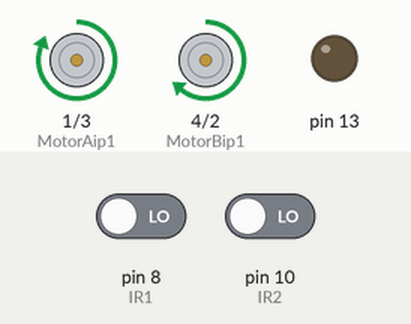
This sketch was run on a simulated Arduino Uno, built with avr-gcc and run on an emulated ATmega328P. On the bench: motor-driver pin pairs drawn as motors (green arrow = first pin HIGH = forward, orange = second pin HIGH = backward, longer = more drive, scaled by the enable pin), output pins drawn as LEDs (lit = HIGH). The inputs (shaded band) are chosen by the test bench; at power-on: pin 8 (IR1) LOW, pin 10 (IR2) LOW.

Above: at 1.2 s.
1.3 s: pin 8 (IR1) driven HIGH
At 2.5 s:
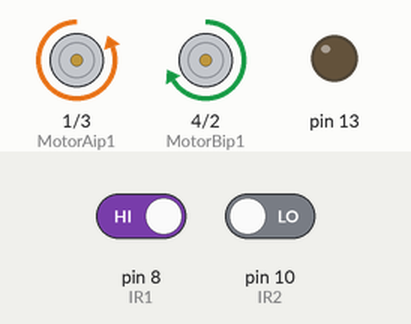
2.8 s: pin 10 (IR2) driven HIGH
At 3.6 s:
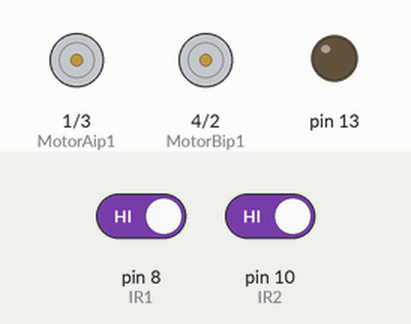
4.3 s: pin 8 (IR1) driven LOW
At 4.7 s:
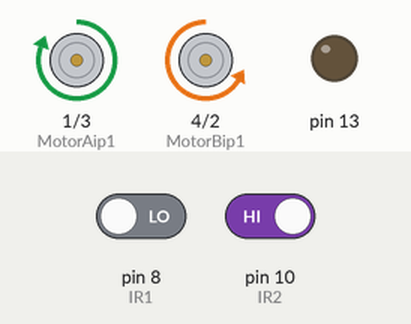
5.8 s: pin 10 (IR2) driven LOW
At 7.1 s:
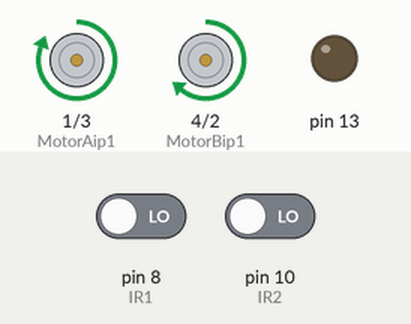
Timing chart, 0 to 8.3 s (numbered marks = the images above; inputs shaded):
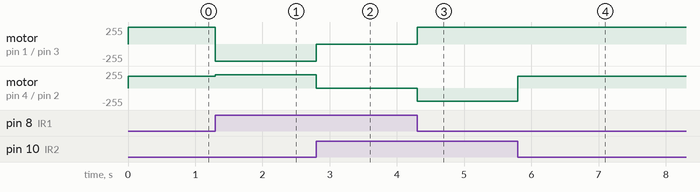

The sketch:

line_follower_ino.ino
```cpp
// Black Line Follower
int IR1=8;      //Right sensor
int IR2=10;    //left Sensor
// motor one
int enA = 7;    //Right motor
int MotorAip1=1;
int MotorAip2=3;
// motor two
int enB = 6;    //Left motor
int MotorBip1=4;
int MotorBip2=2;
void setup()
{
  // put your setup code here, to run once:
  pinMode(enA, OUTPUT);
  pinMode(enB, OUTPUT);
  pinMode(IR1,INPUT);
  pinMode(IR2,INPUT);
  pinMode(MotorAip1,OUTPUT);
  pinMode(MotorAip2,OUTPUT);
  pinMode(MotorBip1,OUTPUT);
  pinMode(MotorBip2,OUTPUT);
  pinMode(13,OUTPUT);
}
void loop()
{
   if(digitalRead(IR1)==HIGH && digitalRead(IR2)==HIGH) //IR will not glow on black line
  {
    //Stop both Motors
    digitalWrite(MotorAip1,LOW);
    digitalWrite(MotorAip2,LOW);
    digitalWrite(MotorBip1,LOW);
    digitalWrite(MotorBip2,LOW);
   analogWrite (enA, 0);
   analogWrite (enB, 0);
  }

  else if(digitalRead(IR1)==LOW && digitalRead(IR2)==LOW)  //IR not on black line
  {
    //Move both the Motors
    digitalWrite(MotorAip1,HIGH);
    digitalWrite(MotorAip2,LOW);
    digitalWrite(MotorBip1,HIGH);
    digitalWrite(MotorBip2,LOW);
    analogWrite (enA, 150);
   analogWrite (enB, 180);
   digitalWrite(12,HIGH);
  }

  else if(digitalRead(IR1)==LOW && digitalRead(IR2)==HIGH)
  {
    //Tilt robot towards left by stopping the left wheel and moving the right one
    digitalWrite(MotorAip1,HIGH);
    digitalWrite(MotorAip2,LOW);
    digitalWrite(MotorBip1,LOW);
    digitalWrite(MotorBip2,HIGH);
    analogWrite (enA, 200);
   analogWrite (enB, 150);
   delay(100);
  }

  else if(digitalRead(IR1)==HIGH && digitalRead(IR2)==LOW)
  {
    //Tilt robot towards right by stopping the right wheel and moving the left one
     digitalWrite(MotorAip1,LOW);     // If I want to turn right then the speed of the right wheel should be less than that of the left wheel, here, let a be the right wheel
    digitalWrite(MotorAip2,HIGH);
    digitalWrite(MotorBip1,HIGH);
    digitalWrite(MotorBip2,LOW);
    analogWrite (enA, 150);
   analogWrite (enB, 200);
   delay(100);
  }

  else
  {
    //Stop both the motors
    digitalWrite(MotorAip1,LOW);
    digitalWrite(MotorAip2,LOW);
    digitalWrite(MotorBip1,LOW);
    digitalWrite(MotorBip2,LOW);
    analogWrite (enA, 0);
   analogWrite (enB, 0);
  }
}
```

Measured:
- after the input at 1.3 s, motor on pin 1 (MotorAip1) / pin 3 (MotorAip2): forward 255/255 → backward 255/255 at once; motor on pin 4 (MotorBip1) / pin 2 (MotorBip2): forward 180/255 → forward 200/255 at once
- after the input at 2.8 s, motor on pin 1 (MotorAip1) / pin 3 (MotorAip2): backward 255/255 → stopped at once; motor on pin 4 (MotorBip1) / pin 2 (MotorBip2): forward 200/255 → stopped at once
- after the input at 4.3 s, motor on pin 1 (MotorAip1) / pin 3 (MotorAip2): stopped → forward 255/255 at once; motor on pin 4 (MotorBip1) / pin 2 (MotorBip2): stopped → backward 200/255 at once
- after the input at 5.8 s, motor on pin 4 (MotorBip1) / pin 2 (MotorBip2): backward 200/255 → forward 180/255 at once
